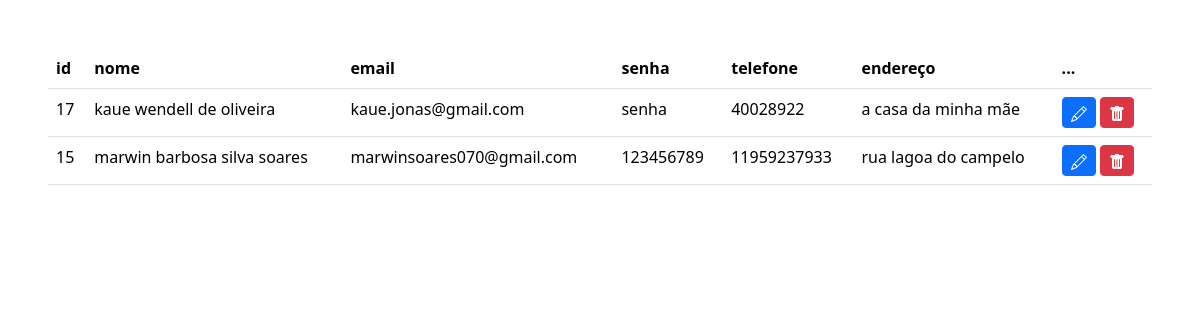
Page /tabela_usuario.php on the earlier database version.
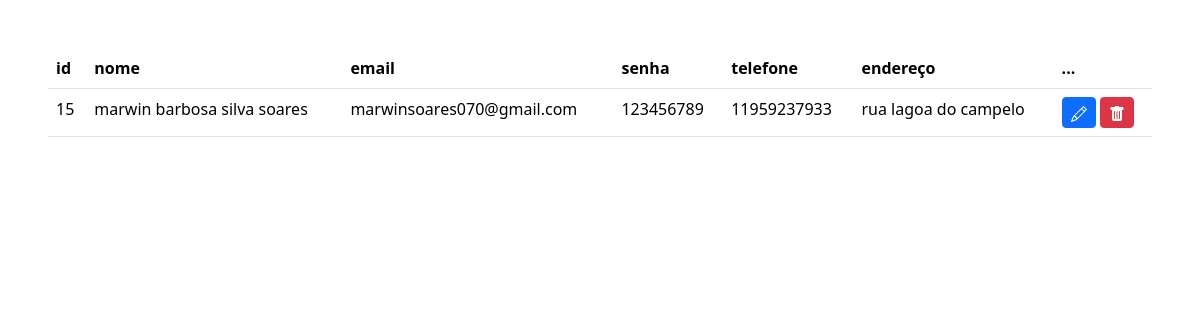
Same page on the later database version.
### tables this page shows
CREATE TABLE IF NOT EXISTS `usuarios` (
  `id` int NOT NULL AUTO_INCREMENT,
  `nome` varchar(255) NOT NULL,
  `email` varchar(255) NOT NULL,
  `senha` varchar(255) NOT NULL,
  `endereco` varchar(255) NOT NULL,
  `telefone` varchar(20) NOT NULL,
  PRIMARY KEY (`id`),
  UNIQUE KEY `email` (`email`)
);

### tabela_usuario.php (the view, shortened to what this page needs)
<?php
include_once('conexao.php');
$sql = "SELECT * FROM usuarios ORDER BY id DESC";
$result =$conexao->query($sql);
?>
<!DOCTYPE html>
<html lang="en">
<head>
</head>
<body>
<div class="m-5">
    <table class="table">
      <thead>
        <tr>
          <th scope="col">id</th>
          <th scope="col">nome</th>
          <th scope="col">email</th>
          <th scope="col">senha</th>
          <th scope="col">telefone</th>
          <th scope="col">endereço</th>
          <th scope="col">...</th>
        </tr>
      </thead>
      <tbody>
        <?php
        while($user_data = mysqli_fetch_assoc($result)){
            echo "<tr>";
            echo "<td>".$user_data['id']."</td>";
            echo "<td>".$user_data['nome']."</td>";
            echo "<td>".$user_data['email']."</td>";
            echo "<td>".$user_data['senha']."</td>";
            echo "<td>".$user_data['telefone']."</td>";
            echo "<td>".$user_data['endereco']."</td>";
            echo "<td> <a class=' btn-sm btn btn-primary' href='edit.php?id=$user_data[id]'>
            <svg xmlns='http://www.w3.org/2000/svg' width='16' height='16' fill='currentColor' class='bi bi-pencil' viewBox='0 0 16 16'>
            <path d='M12.146.146a.5.5 0 0 1 .708 0l3 3a.5.5 0 0 1 0 .708l-10 10a.5.5 0 0 1-.168.11l-5 2a.5.5 0 0 1-.65-.65l2-5a.5.5 0 0 1 .11-.168l10-10zM11.207 2.5 13.5 4.793 14.793 3.5 12.5 1.207 11.207 2.5zm1.586 3L10.5 3.207 4 9.707V10h.5a.5.5 0 0 1 .5.5v.5h.5a.5.5 0 0 1 .5.5v.5h.293l6.5-6.5zm-9.761 5.175-.106.106-1.528 3.821 3.821-1.528.106-.106A.5.5 0 0 1 5 12.5V12h-.5a.5.5 0 0 1-.5-.5V11h-.5a.5.5 0 0 1-.468-.325z'/>
          </svg></a>
                <a class='btn btn-sm btn-danger' href='delete.php?id=$user_data[id]'><svg xmlns='http://www.w3.org/2000/svg' width='16' height='16' fill='currentColor' class='bi bi-trash-fill' viewBox='0 0 16 16'>
                <path d='M2.5 1a1 1 0 0 0-1 1v1a1 1 0 0 0 1 1H3v9a2 2 0 0 0 2 2h6a2 2 0 0 0 2-2V4h.5a1 1 0 0 0 1-1V2a1 1 0 0 0-1-1H10a1 1 0 0 0-1-1H7a1 1 0 0 0-1 1H2.5zm3 4a.5.5 0 0 1 .5.5v7a.5.5 0 0 1-1 0v-7a.5.5 0 0 1 .5-.5zM8 5a.5.5 0 0 1 .5.5v7a.5.5 0 0 1-1 0v-7A.5.5 0 0 1 8 5zm3 .5v7a.5.5 0 0 1-1 0v-7a.5.5 0 0 1 1 0z'/>
              </svg> </a>
          </td>";
            echo "</tr>";
        }
         ?>
      </tbody>
    </table>
</div>
</body>
<link href="https://cdn.jsdelivr.net/npm/bootstrap@5.3.2/dist/css/bootstrap.min.css" rel="stylesheet"
>
</html>

Differences in the rows shown:
removed usuarios: id "17", nome "kaue wendell de oliveira", email "kaue.jonas@gmail.com", senha "senha", telefone "40028922", endereco "a casa da minha mãe"
